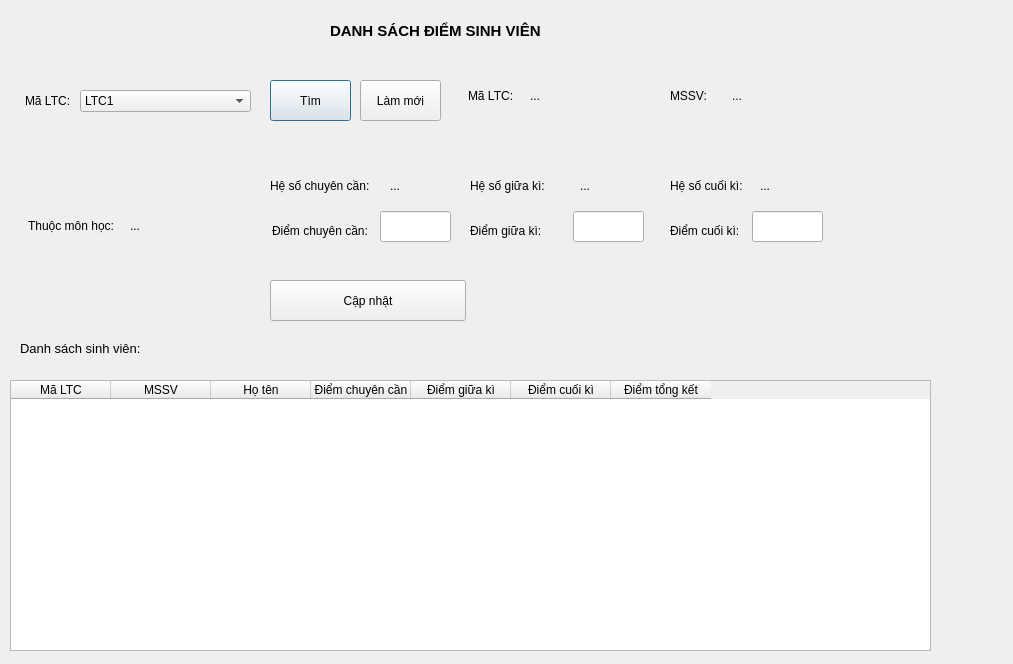
<?xml version="1.0" encoding="UTF-8"?>
<ui version="4.0">
 <class>Dialog</class>
 <widget class="QDialog" name="Dialog">
  <property name="geometry">
   <rect>
    <x>0</x>
    <y>0</y>
    <width>1013</width>
    <height>664</height>
   </rect>
  </property>
  <property name="windowTitle">
   <string>QLDSV</string>
  </property>
  <widget class="QTableWidget" name="tableWidget">
   <property name="geometry">
    <rect>
     <x>10</x>
     <y>380</y>
     <width>921</width>
     <height>271</height>
    </rect>
   </property>
   <column>
    <property name="text">
     <string>Mã LTC</string>
    </property>
   </column>
   <column>
    <property name="text">
     <string>MSSV</string>
    </property>
   </column>
   <column>
    <property name="text">
     <string>Họ tên</string>
    </property>
   </column>
   <column>
    <property name="text">
     <string>Điểm chuyên cần</string>
    </property>
   </column>
   <column>
    <property name="text">
     <string>Điểm giữa kì</string>
    </property>
   </column>
   <column>
    <property name="text">
     <string>Điểm cuối kì</string>
    </property>
   </column>
   <column>
    <property name="text">
     <string>Điểm tổng kết</string>
    </property>
   </column>
  </widget>
  <widget class="QLabel" name="label_4">
   <property name="geometry">
    <rect>
     <x>330</x>
     <y>20</y>
     <width>351</width>
     <height>22</height>
    </rect>
   </property>
   <property name="font">
    <font>
     <pointsize>11</pointsize>
     <weight>75</weight>
     <bold>true</bold>
    </font>
   </property>
   <property name="text">
    <string>DANH SÁCH ĐIỂM SINH VIÊN</string>
   </property>
  </widget>
  <widget class="QLabel" name="label">
   <property name="geometry">
    <rect>
     <x>20</x>
     <y>340</y>
     <width>161</width>
     <height>16</height>
    </rect>
   </property>
   <property name="font">
    <font>
     <pointsize>10</pointsize>
    </font>
   </property>
   <property name="text">
    <string>Danh sách sinh viên:</string>
   </property>
  </widget>
  <widget class="QPushButton" name="pushButton">
   <property name="geometry">
    <rect>
     <x>270</x>
     <y>80</y>
     <width>81</width>
     <height>41</height>
    </rect>
   </property>
   <property name="text">
    <string>Tìm</string>
   </property>
  </widget>
  <widget class="QLabel" name="mLTCLabel_2">
   <property name="geometry">
    <rect>
     <x>25</x>
     <y>62</y>
     <width>48</width>
     <height>78</height>
    </rect>
   </property>
   <property name="text">
    <string>Mã LTC:</string>
   </property>
  </widget>
  <widget class="QComboBox" name="mLTCComboBox">
   <property name="geometry">
    <rect>
     <x>80</x>
     <y>90</y>
     <width>171</width>
     <height>22</height>
    </rect>
   </property>
   <item>
    <property name="text">
     <string>LTC1</string>
    </property>
   </item>
  </widget>
  <widget class="QLabel" name="label_2">
   <property name="geometry">
    <rect>
     <x>732</x>
     <y>80</y>
     <width>61</width>
     <height>31</height>
    </rect>
   </property>
   <property name="text">
    <string>...</string>
   </property>
  </widget>
  <widget class="QLabel" name="mSSVLabel">
   <property name="geometry">
    <rect>
     <x>670</x>
     <y>80</y>
     <width>51</width>
     <height>31</height>
    </rect>
   </property>
   <property name="text">
    <string>MSSV:</string>
   </property>
  </widget>
  <widget class="QLineEdit" name="iMChuyNCNLineEdit">
   <property name="geometry">
    <rect>
     <x>380</x>
     <y>211</y>
     <width>71</width>
     <height>31</height>
    </rect>
   </property>
  </widget>
  <widget class="QLabel" name="iMChuyNCNLabel">
   <property name="geometry">
    <rect>
     <x>272</x>
     <y>220</y>
     <width>101</width>
     <height>22</height>
    </rect>
   </property>
   <property name="text">
    <string>Điểm chuyên cần:</string>
   </property>
  </widget>
  <widget class="QLineEdit" name="iMThCHNhLineEdit">
   <property name="geometry">
    <rect>
     <x>573</x>
     <y>211</y>
     <width>71</width>
     <height>31</height>
    </rect>
   </property>
  </widget>
  <widget class="QLabel" name="iMThCHNhLabel">
   <property name="geometry">
    <rect>
     <x>470</x>
     <y>220</y>
     <width>96</width>
     <height>22</height>
    </rect>
   </property>
   <property name="text">
    <string>Điểm giữa kì:</string>
   </property>
  </widget>
  <widget class="QLineEdit" name="iMCuIKLineEdit">
   <property name="geometry">
    <rect>
     <x>752</x>
     <y>211</y>
     <width>71</width>
     <height>31</height>
    </rect>
   </property>
  </widget>
  <widget class="QLabel" name="iMCuIKLabel">
   <property name="geometry">
    <rect>
     <x>670</x>
     <y>220</y>
     <width>75</width>
     <height>22</height>
    </rect>
   </property>
   <property name="text">
    <string>Điểm cuối kì:</string>
   </property>
  </widget>
  <widget class="QPushButton" name="pushButton_2">
   <property name="geometry">
    <rect>
     <x>270</x>
     <y>280</y>
     <width>196</width>
     <height>41</height>
    </rect>
   </property>
   <property name="text">
    <string>Cập nhật</string>
   </property>
  </widget>
  <widget class="QPushButton" name="pushButton_3">
   <property name="geometry">
    <rect>
     <x>360</x>
     <y>80</y>
     <width>81</width>
     <height>41</height>
    </rect>
   </property>
   <property name="text">
    <string>Làm mới</string>
   </property>
  </widget>
  <widget class="QLabel" name="mSSVLabel_2">
   <property name="geometry">
    <rect>
     <x>468</x>
     <y>80</y>
     <width>51</width>
     <height>31</height>
    </rect>
   </property>
   <property name="text">
    <string>Mã LTC:</string>
   </property>
  </widget>
  <widget class="QLabel" name="label_3">
   <property name="geometry">
    <rect>
     <x>530</x>
     <y>80</y>
     <width>61</width>
     <height>31</height>
    </rect>
   </property>
   <property name="text">
    <string>...</string>
   </property>
  </widget>
  <widget class="QLabel" name="mSSVLabel_3">
   <property name="geometry">
    <rect>
     <x>28</x>
     <y>210</y>
     <width>101</width>
     <height>31</height>
    </rect>
   </property>
   <property name="text">
    <string>Thuộc môn học:</string>
   </property>
  </widget>
  <widget class="QLabel" name="label_5">
   <property name="geometry">
    <rect>
     <x>130</x>
     <y>210</y>
     <width>121</width>
     <height>31</height>
    </rect>
   </property>
   <property name="text">
    <string>...</string>
   </property>
  </widget>
  <widget class="QLabel" name="mSSVLabel_4">
   <property name="geometry">
    <rect>
     <x>270</x>
     <y>170</y>
     <width>131</width>
     <height>31</height>
    </rect>
   </property>
   <property name="text">
    <string>Hệ số chuyên cần:</string>
   </property>
  </widget>
  <widget class="QLabel" name="label_6">
   <property name="geometry">
    <rect>
     <x>390</x>
     <y>170</y>
     <width>51</width>
     <height>31</height>
    </rect>
   </property>
   <property name="text">
    <string>...</string>
   </property>
  </widget>
  <widget class="QLabel" name="label_7">
   <property name="geometry">
    <rect>
     <x>580</x>
     <y>170</y>
     <width>51</width>
     <height>31</height>
    </rect>
   </property>
   <property name="text">
    <string>...</string>
   </property>
  </widget>
  <widget class="QLabel" name="mSSVLabel_5">
   <property name="geometry">
    <rect>
     <x>470</x>
     <y>170</y>
     <width>91</width>
     <height>31</height>
    </rect>
   </property>
   <property name="text">
    <string>Hệ số giữa kì:</string>
   </property>
  </widget>
  <widget class="QLabel" name="label_8">
   <property name="geometry">
    <rect>
     <x>760</x>
     <y>170</y>
     <width>61</width>
     <height>31</height>
    </rect>
   </property>
   <property name="text">
    <string>...</string>
   </property>
  </widget>
  <widget class="QLabel" name="mSSVLabel_6">
   <property name="geometry">
    <rect>
     <x>670</x>
     <y>170</y>
     <width>111</width>
     <height>31</height>
    </rect>
   </property>
   <property name="text">
    <string>Hệ số cuối kì:</string>
   </property>
  </widget>
 </widget>
 <resources/>
 <connections/>
</ui>
